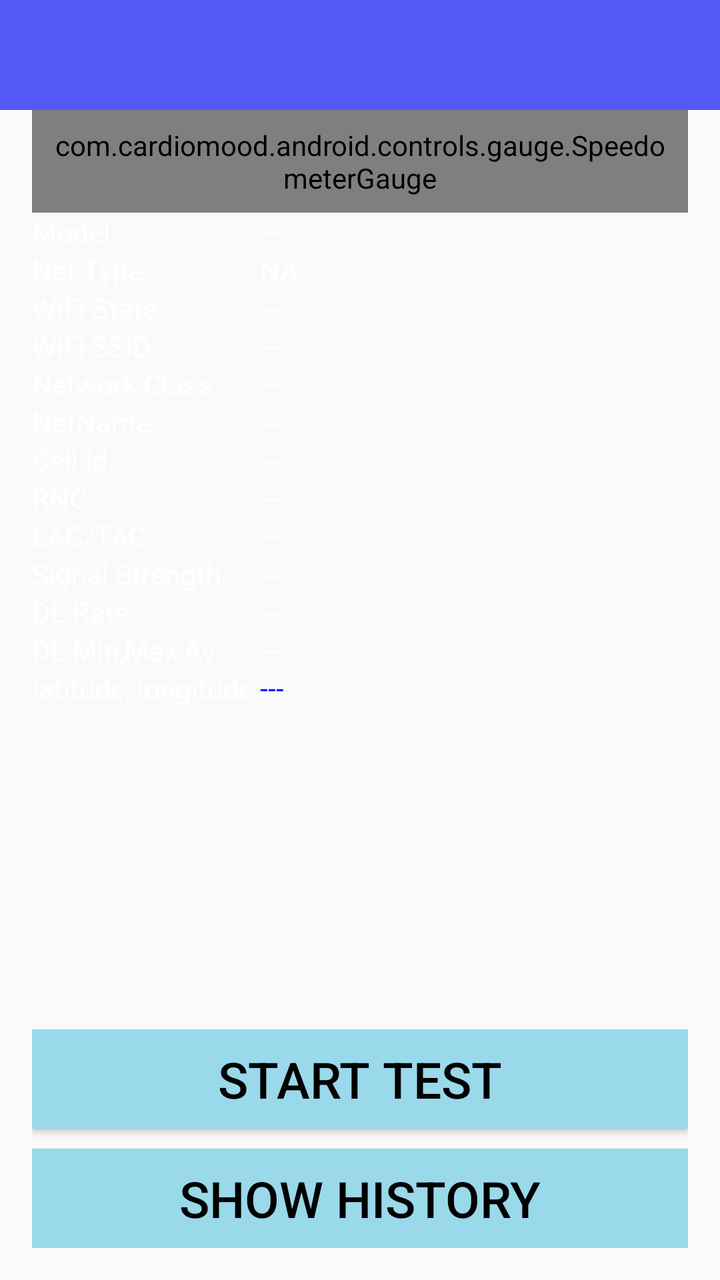
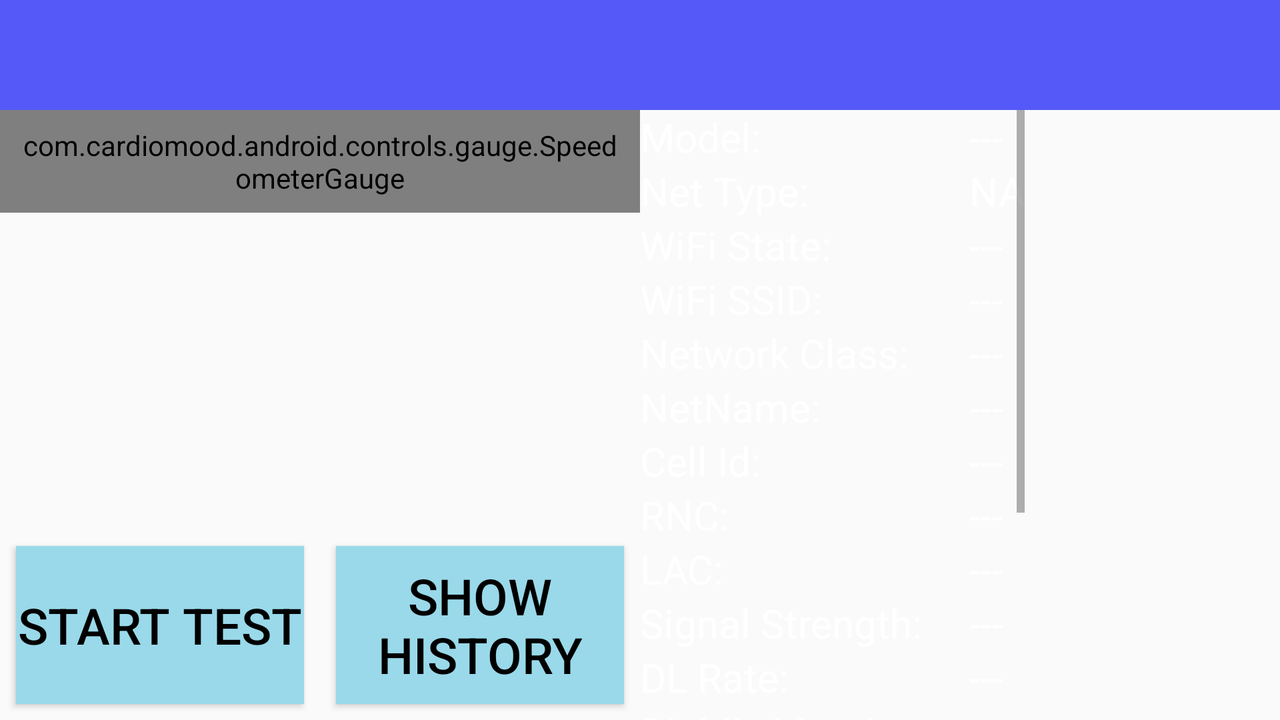

An Android layout and its configuration variant, each rendered on a device that would load it. The default file and the variant file are quoted in full after the pictures.
<!-- AndroidManifest.xml: application theme Theme.AppCompat.Light.NoActionBar -->
<!-- res/layout/activity_main.xml -->
<?xml version="1.0" encoding="utf-8"?>
<android.support.design.widget.CoordinatorLayout
    android:orientation="vertical"
    android:layout_width="match_parent"
    android:layout_height="match_parent"
    xmlns:android="http://schemas.android.com/apk/res/android"
    android:fitsSystemWindows="true"
    >
    <RelativeLayout
        android:orientation="vertical"
        android:layout_width="match_parent"
        android:layout_height="match_parent"
        xmlns:android="http://schemas.android.com/apk/res/android"
        android:fitsSystemWindows="true"
        >
        <include layout="@layout/toolbar"/>
    <android.support.v4.widget.DrawerLayout
        android:id="@+id/drawerLayout"
        android:layout_width="match_parent"
        android:layout_height="match_parent"
        android:layout_below="@+id/toolbar"
        >

        <FrameLayout
            android:id="@+id/main_container"
            android:layout_width="match_parent"
            android:layout_height="match_parent"
            >

                    <RelativeLayout
                        xmlns:tools="http://schemas.android.com/tools"

                        android:layout_width="fill_parent"
                        android:layout_height="wrap_content"
                        android:paddingLeft="@dimen/activity_horizontal_margin"
                        android:paddingRight="@dimen/activity_horizontal_margin"
                        android:paddingBottom="@dimen/activity_vertical_margin" tools:context=".MainActivity"
                        android:focusableInTouchMode="false"
                        android:background="@drawable/bg_main"
                        android:orientation="vertical">

                        <ScrollView
                            android:layout_width="wrap_content"
                            android:layout_height="wrap_content"
                            android:id="@+id/scrollView2"
                            android:layout_alignParentRight="true"
                            android:layout_alignParentEnd="true"
                            android:layout_alignParentLeft="true"
                            android:layout_alignParentStart="true"
                            android:layout_above="@+id/linearLayout"
                            android:layout_alignParentTop="true">

                            <GridLayout
                                android:layout_width="fill_parent"
                                android:layout_height="wrap_content"
                                android:columnCount="2"
                                android:id="@+id/gridLayout"
                                android:layout_above="@+id/linearLayout"
                                android:onClick="onMainClick"
                                >
                                <com.cardiomood.android.controls.gauge.SpeedometerGauge
                                    android:id="@+id/speedometer"
                                    android:padding="8dp"
                                    android:layout_width="fill_parent"
                                    android:layout_height="wrap_content"
                                    android:layout_columnSpan="2" />
                                <TextView
                                    android:text="Model:"
                                    android:layout_gravity="start"
                                    android:textColor="@android:color/white"
                                    />

                                <TextView
                                    android:text="---"
                                    android:id="@+id/textViewModel"
                                    android:textColor="@android:color/white" />
                                <TextView
                                    android:text="Net Type:"
                                    android:layout_gravity="start"
                                    android:textColor="@android:color/white"
                                    />
                                <TextView
                                    android:text="NA"
                                    android:id="@+id/textViewNetSrce"
                                    android:textColor="@android:color/white" />

                                <TextView
                                    android:text="WiFi State:"
                                    android:layout_gravity="start"
                                    android:textColor="@android:color/white"
                                    />
                                <TextView
                                    android:text="---"
                                    android:id="@+id/textViewWifiState"
                                    android:textColor="@android:color/white" />

                                <TextView
                                    android:text="WiFi SSID:"
                                    android:layout_gravity="start"
                                    android:textColor="@android:color/white"
                                    />
                                <TextView
                                    android:text="---"
                                    android:id="@+id/textViewWifiSSID"
                                    android:textColor="@android:color/white" />
                                <TextView
                                    android:text="Network Class:"
                                    android:textColor="@android:color/white"
                                    />
                                <TextView
                                    android:text="---"
                                    android:id="@+id/id_netclass"
                                    android:textColor="@android:color/white"
                                    />
                                <TextView
                                    android:text="NetName:"
                                    android:textColor="@android:color/white"
                                    />
                                <TextView
                                    android:text="---"
                                    android:id="@+id/id_netname"
                                    android:textColor="@android:color/white"
                                    />
                                <TextView
                                    android:text="Cell Id:"
                                    android:textColor="@android:color/white"
                                    />
                                <TextView
                                    android:text="---"
                                    android:id="@+id/id_cellid"
                                    android:textColor="@android:color/white"
                                    />

                                <TextView
                                    android:text="RNC:"
                                    android:textColor="@android:color/white"
                                    />
                                <TextView
                                    android:text="---"
                                    android:id="@+id/id_rnc"
                                    android:textColor="@android:color/white"
                                    />
                                <TextView
                                    android:text="LAC/TAC:"
                                    android:textColor="@android:color/white"
                                    />
                                <TextView
                                    android:text="---"
                                    android:id="@+id/id_lac"
                                    android:textColor="@android:color/white"
                                    />
                                <TextView
                                    android:text="Signal Strength:"
                                    android:textColor="@android:color/white"
                                    />
                                <TextView
                                    android:text="---"
                                    android:id="@+id/id_rssi"
                                    android:textColor="@android:color/white"
                                    />

                                <TextView
                                    android:text="DL Rate:"
                                    android:textColor="@android:color/white"
                                    />
                                <TextView
                                    android:text="---"
                                    android:id="@+id/rateText_id"
                                    android:textColor="@android:color/white"
                                    />

                                <TextView
                                    android:text="DL Min,Max,Av:"
                                    android:textColor="@android:color/white"
                                    />
                                <TextView
                                    android:text="---"
                                    android:id="@+id/id_minmaxrate"
                                    android:textColor="@android:color/white"
                                    />
                                <TextView
                                    android:text="UL Rate:"
                                    android:textColor="@android:color/white"
                                    android:visibility="gone"
                                    />
                                <TextView
                                    android:text="---"
                                    android:id="@+id/txRateText_id"
                                    android:textColor="@android:color/white"
                                    android:visibility="gone"
                                    />

                                <TextView
                                    android:text="UL Min,Max,Av"
                                    android:textColor="@android:color/white"
                                    android:visibility="gone" />
                                <TextView
                                    android:text="---"
                                    android:id="@+id/id_minmaxTxrate"
                                    android:textColor="@android:color/white"
                                    android:visibility="gone"
                                    />
                                <TextView
                                    android:text="latitude, longitude "
                                    android:textColor="@android:color/white"
                                    />
                                <TextView
                                    android:textColor="#ff0000ff"
                                    android:id="@+id/id_lat"
                                    android:clickable="true"
                                    android:text="---"
                                    android:onClick="onLocationClick" />
                                <TextView
                                    android:textColor="@android:color/white"
                                    android:text="CDMA Dbm"
                                    android:visibility="invisible"/>
                                <TextView
                                    android:textColor="@android:color/white"
                                    android:id="@+id/id_cdmaDbm"
                                    android:text="---"
                                    android:visibility="invisible"/>
                                <TextView
                                    android:textColor="@android:color/white"
                                    android:text="CDMA Ecio"
                                    android:visibility="invisible"/>
                                <TextView
                                    android:textColor="@android:color/white"
                                    android:id="@+id/id_cdmaEcio"
                                    android:text="---"
                                    android:visibility="invisible"/>
                                <TextView
                                    android:textColor="@android:color/white"
                                    android:id="@+id/id_neighbors"
                                    android:layout_width="fill_parent"
                                    android:layout_height="wrap_content"
                                    android:layout_columnSpan="2" />
                            </GridLayout>
                        </ScrollView>

                        <LinearLayout
                            android:orientation="vertical"
                            android:id="@+id/linearLayout"
                            android:layout_width="fill_parent"
                            android:layout_height="wrap_content"
                            android:layout_alignParentBottom="true"
                            >
                            <ImageView android:id="@+id/ac_logo"
                                android:layout_width="fill_parent"
                                android:layout_height="wrap_content"
                                android:scaleType="center"
                                />
                            <Button
                                android:textSize="25dp"
                                android:paddingTop="8dp"
                                android:paddingBottom="8dp"
                                android:textColor="#ff000000"
                                android:id="@+id/btnStartTest"
                                android:layout_width="fill_parent"
                                android:layout_height="wrap_content"
                                android:text="Start Test"
                                android:background="#ff99D9EA"
                                />

                            <Button
                                android:textSize="25dp"
                                android:paddingTop="8dp"
                                android:paddingBottom="8dp"
                                android:textColor="#ff000000"
                                android:id="@+id/id_BtnHistory"
                                android:layout_width="fill_parent"
                                android:layout_height="wrap_content"
                                android:text="Show History"
                                android:background="#ff99D9EA"
                                android:layout_marginTop="10dp"
                                />



                            />

                                />
                        </LinearLayout>

                    </RelativeLayout>
        </FrameLayout>

        <ListView
            android:entries="@array/main_selection"
            android:layout_gravity="left"
            android:id="@+id/drawerList"

            android:background="#80ffffff"
            android:layout_width="180dp"
            android:layout_height="fill_parent" />
    </android.support.v4.widget.DrawerLayout>
    </RelativeLayout>
</android.support.design.widget.CoordinatorLayout>
<!-- res/layout/toolbar.xml (included above) -->
<?xml version="1.0" encoding="utf-8"?>
<android.support.v7.widget.Toolbar
    xmlns:android="http://schemas.android.com/apk/res/android"
    xmlns:tools="http://schemas.android.com/tools"
    xmlns:app="http://schemas.android.com/apk/res-auto"
    android:id="@+id/toolbar"
    android:layout_height="55dp"
    android:layout_width="match_parent"
    android:minHeight="?attr/actionBarSize"
    android:background="#5559f7"
    app:theme="@style/ThemeOverlay.AppCompat.Dark.ActionBar"
    app:contentInsetStart="72dp">
</android.support.v7.widget.Toolbar>
<!-- resources referenced by this layout -->
<resources>
  <string-array name="main_selection">
          <item>About</item>
      </string-array>
  <dimen name="activity_horizontal_margin">16dp</dimen>
  <dimen name="activity_vertical_margin">16dp</dimen>
</resources>
<!-- res/layout-land/activity_main.xml (the repository's variant of the layout above) -->
<!-- drawn on the phone turned sideways -->
<?xml version="1.0" encoding="utf-8"?>
<RelativeLayout android:orientation="vertical"
    android:layout_width="match_parent"
    android:layout_height="match_parent"
    xmlns:android="http://schemas.android.com/apk/res/android"
    android:fitsSystemWindows="true"
    >
    <include layout="@layout/toolbar"/>
<android.support.v4.widget.DrawerLayout
    android:id="@+id/drawerLayout"
    android:layout_width="fill_parent"
    android:layout_height="fill_parent"
    android:layout_below="@+id/toolbar"
    xmlns:android="http://schemas.android.com/apk/res/android">
    <FrameLayout
        android:id="@+id/main_container"
        android:layout_width="fill_parent"
        android:layout_height="fill_parent">
        <LinearLayout
            android:layout_width="match_parent"
            android:layout_height="match_parent"
            android:orientation="horizontal"
            android:background="@drawable/bg_main">
            <RelativeLayout
                android:layout_width="0dp"
                android:layout_height="match_parent"
                android:layout_weight="1"
                android:orientation="vertical">
                <com.cardiomood.android.controls.gauge.SpeedometerGauge
                    android:id="@+id/speedometer"
                    android:padding="8dp"
                    android:layout_width="fill_parent"
                    android:layout_height="wrap_content"
                    android:layout_alignParentTop="true"
                    />
                <LinearLayout
                    android:layout_width="match_parent"
                    android:layout_height="wrap_content"
                    android:orientation="horizontal"
                    android:layout_alignParentBottom="true"
                    >
                    <Button
                        android:textSize="25dp"
                        android:textColor="#ff000000"
                        android:id="@+id/btnStartTest"
                        android:layout_width="fill_parent"
                        android:layout_height="match_parent"
                        android:text="Start Test"
                        android:background="#ff99D9EA"
                        android:layout_weight="1"
                        android:layout_margin="8dp"
                        />

                    <Button
                        android:textSize="25dp"
                        android:textColor="#ff000000"
                        android:id="@+id/id_BtnHistory"
                        android:layout_width="fill_parent"
                        android:layout_height="match_parent"
                        android:text="Show History"
                        android:background="#ff99D9EA"
                        android:layout_weight="1"
                        android:padding="8dp"
                        android:layout_margin="8dp"
                        />

                </LinearLayout>

            </RelativeLayout>

            <LinearLayout
                android:orientation="vertical"
                android:id="@+id/linearLayout"
                android:layout_width="0dp"
                android:layout_height="match_parent"
                android:layout_weight="1"
                android:layout_alignParentBottom="true"
                >


                <ScrollView
                    android:layout_width="wrap_content"
                    android:layout_height="wrap_content"
                    android:id="@+id/scrollView2"
                    >

                    <GridLayout
                        android:layout_width="fill_parent"
                        android:layout_height="wrap_content"
                        android:columnCount="2"
                        android:id="@+id/gridLayout"
                        android:layout_above="@+id/linearLayout"
                        android:onClick="onMainClick"
                        >

                        <TextView
                            android:text="Model:"
                            android:layout_gravity="start"
                            android:textColor="@android:color/white"
                            android:textSize="@dimen/textsize"
                            />

                        <TextView
                            android:text="---"
                            android:id="@+id/textViewModel"
                            android:textColor="@android:color/white"
                            android:textSize="@dimen/textsize"
                            />
                        <TextView
                            android:text="Net Type:"
                            android:layout_gravity="start"
                            android:textColor="@android:color/white"
                            android:textSize="@dimen/textsize"
                            />
                        <TextView
                            android:text="NA"
                            android:id="@+id/textViewNetSrce"
                            android:textColor="@android:color/white"
                            android:textSize="@dimen/textsize"
                            />

                        <TextView
                            android:text="WiFi State:"
                            android:layout_gravity="start"
                            android:textColor="@android:color/white"
                            android:textSize="@dimen/textsize"
                            />
                        <TextView
                            android:text="---"
                            android:id="@+id/textViewWifiState"
                            android:textColor="@android:color/white"
                            android:textSize="@dimen/textsize"
                            />

                        <TextView
                            android:text="WiFi SSID:"
                            android:layout_gravity="start"
                            android:textColor="@android:color/white"
                            android:textSize="@dimen/textsize"
                            />
                        <TextView
                            android:text="---"
                            android:id="@+id/textViewWifiSSID"
                            android:textColor="@android:color/white"
                            android:textSize="@dimen/textsize"
                            />
                        <TextView
                            android:text="Network Class:"
                            android:textColor="@android:color/white"
                            android:textSize="@dimen/textsize"
                            />
                        <TextView
                            android:text="---"
                            android:id="@+id/id_netclass"
                            android:textColor="@android:color/white"
                            android:textSize="@dimen/textsize"
                            />
                        <TextView
                            android:text="NetName:"
                            android:textColor="@android:color/white"
                            android:textSize="@dimen/textsize"
                            />
                        <TextView
                            android:text="---"
                            android:id="@+id/id_netname"
                            android:textColor="@android:color/white"
                            android:textSize="@dimen/textsize"
                            />
                        <TextView
                            android:text="Cell Id:"
                            android:textColor="@android:color/white"
                            android:textSize="@dimen/textsize"
                            />
                        <TextView
                            android:text="---"
                            android:id="@+id/id_cellid"
                            android:textColor="@android:color/white"
                            android:textSize="@dimen/textsize"
                            />

                        <TextView
                            android:text="RNC:"
                            android:textColor="@android:color/white"
                            android:textSize="@dimen/textsize"
                            />
                        <TextView
                            android:text="---"
                            android:id="@+id/id_rnc"
                            android:textColor="@android:color/white"
                            android:textSize="@dimen/textsize"
                            />
                        <TextView
                            android:text="LAC:"
                            android:textColor="@android:color/white"
                            android:textSize="@dimen/textsize"
                            />
                        <TextView
                            android:text="---"
                            android:id="@+id/id_lac"
                            android:textColor="@android:color/white"
                            android:textSize="@dimen/textsize"
                            />
                        <TextView
                            android:text="Signal Strength:"
                            android:textColor="@android:color/white"
                            android:textSize="@dimen/textsize"
                            />
                        <TextView
                            android:text="---"
                            android:id="@+id/id_rssi"
                            android:textColor="@android:color/white"
                            android:textSize="@dimen/textsize"
                            />

                        <TextView
                            android:text="DL Rate:"
                            android:textColor="@android:color/white"
                            android:textSize="@dimen/textsize"
                            />
                        <TextView
                            android:text="---"
                            android:id="@+id/rateText_id"
                            android:textColor="@android:color/white"
                            android:textSize="@dimen/textsize"
                            />

                        <TextView
                            android:text="DL Min,Max,Av:"
                            android:textColor="@android:color/white"
                            android:textSize="@dimen/textsize"
                            />
                        <TextView
                            android:text="---"
                            android:id="@+id/id_minmaxrate"
                            android:textColor="@android:color/white"
                            android:textSize="@dimen/textsize"
                            />
                        <TextView
                            android:text="UL Rate:"
                            android:textColor="@android:color/white"
                            android:textSize="@dimen/textsize"
                            />
                        <TextView
                            android:text="---"
                            android:id="@+id/txRateText_id"
                            android:textColor="@android:color/white"
                            android:textSize="@dimen/textsize"
                            />

                        <TextView
                            android:text="UL Min,Max,Av"
                            android:textColor="@android:color/white"
                            android:textSize="@dimen/textsize"
                            />
                        <TextView
                            android:text="---"
                            android:id="@+id/id_minmaxTxrate"
                            android:textColor="@android:color/white"
                            android:textSize="@dimen/textsize"
                            />
                        <TextView
                            android:text="latitude, longitude "
                            android:textColor="@android:color/white"
                            android:textSize="@dimen/textsize"
                            />
                        <TextView
                            android:textColor="#ff0000ff"
                            android:id="@+id/id_lat"
                            android:clickable="true"
                            android:text="---"
                            android:onClick="onLocationClick"
                            android:textSize="@dimen/textsize"
                            />
                        <TextView
                            android:textColor="@android:color/white"
                            android:text="CDMA Dbm"
                            android:visibility="invisible"
                            />
                        <TextView
                            android:textColor="@android:color/white"
                            android:id="@+id/id_cdmaDbm"
                            android:text="---"
                            android:visibility="invisible"/>
                        <TextView
                            android:textColor="@android:color/white"
                            android:text="CDMA Ecio"
                            android:visibility="invisible"/>
                        <TextView
                            android:textColor="@android:color/white"
                            android:id="@+id/id_cdmaEcio"
                            android:text="---"
                            android:visibility="invisible"/>
                        <TextView
                            android:textColor="@android:color/white"
                            android:id="@+id/id_neighbors"
                            android:layout_width="fill_parent"
                            android:layout_height="wrap_content"
                            android:layout_columnSpan="2" />
                    </GridLayout>
                </ScrollView>


                />

                />
            </LinearLayout>



        </LinearLayout>
    </FrameLayout>
    <ListView
        android:entries="@array/main_selection"
        android:layout_gravity="left"
        android:id="@+id/drawerList"
        android:background="#80ffffff"
        android:layout_width="180dp"
        android:layout_height="fill_parent" />
</android.support.v4.widget.DrawerLayout>
    </RelativeLayout>
<!-- resources referenced by the variant -->
<!-- as the phone turned sideways resolves them -->
<resources>
  <string-array name="main_selection">
          <item>About</item>
      </string-array>
  <dimen name="textsize">20dp</dimen>
</resources>
